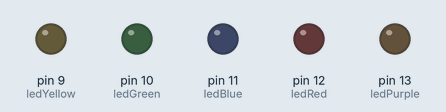
The sketch below on a simulated Arduino Uno, built with avr-gcc and run on an emulated ATmega328P. On the bench: output pins drawn as LEDs (lit = HIGH).

Above: at 0.2 s.
At 2.2 s:
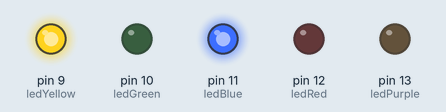
At 4.2 s:
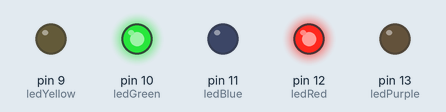
At 8.2 s:
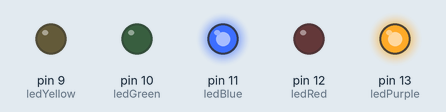
At 12.2 s:
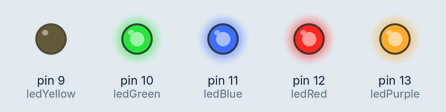
At 16.2 s:
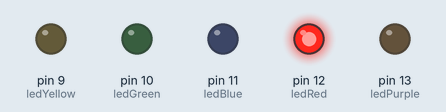
Timing chart, 0 to 16.6 s (numbered marks = the images above):
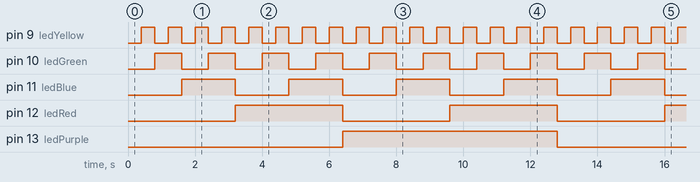

Measured:
- by itself, pin 9 (ledYellow): alternates HIGH for 0.40 s and LOW for 0.40 s
- by itself, pin 10 (ledGreen): alternates HIGH for 0.80 s and LOW for 0.80 s
- by itself, pin 11 (ledBlue): alternates HIGH for 1.6 s and LOW for 1.6 s
- by itself, pin 12 (ledRed): alternates HIGH for 3.2 s and LOW for 3.2 s
- by itself, pin 13 (ledPurple): alternates HIGH for 6.4 s and LOW for 6.4 s

The sketch:

assignment_3.ino
```cpp
int ledPurple = 13;
int ledRed = 12;  //setting pins
int ledBlue = 11;
int ledGreen = 10;
int ledYellow = 9;

int s_delay = 400; //setting delay

void setup() {

pinMode(ledPurple, OUTPUT);
pinMode(ledRed, OUTPUT);
pinMode(ledBlue, OUTPUT);
pinMode(ledGreen, OUTPUT);
pinMode(ledYellow, OUTPUT);

}

void loop() {
//0
  digitalWrite(ledPurple, LOW);
  digitalWrite(ledRed, LOW);
  digitalWrite(ledBlue, LOW);
  digitalWrite(ledGreen, LOW);
  digitalWrite(ledYellow, LOW);

  delay(s_delay);

//1
  digitalWrite(ledPurple, LOW);
  digitalWrite(ledRed, LOW);
  digitalWrite(ledBlue, LOW);
  digitalWrite(ledGreen, LOW);
  digitalWrite(ledYellow, HIGH);

  delay(s_delay);

 //2
  digitalWrite(ledPurple, LOW);
  digitalWrite(ledRed, LOW);
  digitalWrite(ledBlue, LOW);
  digitalWrite(ledGreen, HIGH);
  digitalWrite(ledYellow, LOW);

  delay(s_delay);

  //3
  digitalWrite(ledPurple, LOW);
  digitalWrite(ledRed, LOW);
  digitalWrite(ledBlue, LOW);
  digitalWrite(ledGreen, HIGH);
  digitalWrite(ledYellow, HIGH);

  delay(s_delay);

  //4
  digitalWrite(ledPurple, LOW);
  digitalWrite(ledRed, LOW);
  digitalWrite(ledBlue, HIGH);
  digitalWrite(ledGreen, LOW);
  digitalWrite(ledYellow, LOW);

  delay(s_delay);

  //5
  digitalWrite(ledPurple, LOW);
  digitalWrite(ledRed, LOW);
  digitalWrite(ledBlue, HIGH);
  digitalWrite(ledGreen, LOW);
  digitalWrite(ledYellow, HIGH);

  delay(s_delay);

  //6
  digitalWrite(ledPurple, LOW);
  digitalWrite(ledRed, LOW);
  digitalWrite(ledBlue, HIGH);
  digitalWrite(ledGreen, HIGH);
  digitalWrite(ledYellow, LOW);

  delay(s_delay);

  //7
  digitalWrite(ledPurple, LOW);
  digitalWrite(ledRed, LOW);
  digitalWrite(ledBlue, HIGH);
  digitalWrite(ledGreen, HIGH);
  digitalWrite(ledYellow, HIGH);

  delay(s_delay);

  //8
  digitalWrite(ledPurple, LOW);
  digitalWrite(ledRed, HIGH);
  digitalWrite(ledBlue, LOW);
  digitalWrite(ledGreen, LOW);
  digitalWrite(ledYellow, LOW);

  delay(s_delay);

  //9
  digitalWrite(ledPurple, LOW);
  digitalWrite(ledRed, HIGH);
  digitalWrite(ledBlue, LOW);
  digitalWrite(ledGreen, LOW);
  digitalWrite(ledYellow, HIGH);

  delay(s_delay);

  //10
  digitalWrite(ledPurple, LOW);
  digitalWrite(ledRed, HIGH);
  digitalWrite(ledBlue, LOW);
  digitalWrite(ledGreen, HIGH);
  digitalWrite(ledYellow, LOW);

  delay(s_delay);

  //11
  digitalWrite(ledPurple, LOW);
  digitalWrite(ledRed, HIGH);
  digitalWrite(ledBlue, LOW);
  digitalWrite(ledGreen, HIGH);
  digitalWrite(ledYellow, HIGH);

  delay(s_delay);

  //12
  digitalWrite(ledPurple, LOW);
  digitalWrite(ledRed, HIGH);
  digitalWrite(ledBlue, HIGH);
  digitalWrite(ledGreen, LOW);
  digitalWrite(ledYellow, LOW);

  delay(s_delay);

  //13
  digitalWrite(ledPurple, LOW);
  digitalWrite(ledRed, HIGH);
  digitalWrite(ledBlue, HIGH);
  digitalWrite(ledGreen, LOW);
  digitalWrite(ledYellow, HIGH);

  delay(s_delay);

  //14
  digitalWrite(ledPurple, LOW);
  digitalWrite(ledRed, HIGH);
  digitalWrite(ledBlue, HIGH);
  digitalWrite(ledGreen, HIGH);
  digitalWrite(ledYellow, LOW);

  delay(s_delay);

  //15
  digitalWrite(ledPurple, LOW);
  digitalWrite(ledRed, HIGH);
  digitalWrite(ledBlue, HIGH);
  digitalWrite(ledGreen, HIGH);
  digitalWrite(ledYellow, HIGH);

  delay(s_delay);

    //16
  digitalWrite(ledPurple, HIGH);
  digitalWrite(ledRed, LOW);
  digitalWrite(ledBlue, LOW);
  digitalWrite(ledGreen, LOW);
  digitalWrite(ledYellow, LOW);

  delay(s_delay);

      //17
  digitalWrite(ledPurple, HIGH);
  digitalWrite(ledRed, LOW);
  digitalWrite(ledBlue, LOW);
  digitalWrite(ledGreen, LOW);
  digitalWrite(ledYellow, HIGH);

  delay(s_delay);

      //18
  digitalWrite(ledPurple, HIGH);
  digitalWrite(ledRed, LOW);
  digitalWrite(ledBlue, LOW);
  digitalWrite(ledGreen, HIGH);
  digitalWrite(ledYellow, LOW);

  delay(s_delay);

      //19
  digitalWrite(ledPurple, HIGH);
  digitalWrite(ledRed, LOW);
  digitalWrite(ledBlue, LOW);
  digitalWrite(ledGreen, HIGH);
  digitalWrite(ledYellow, HIGH);

  delay(s_delay);

      //20
  digitalWrite(ledPurple, HIGH);
  digitalWrite(ledRed, LOW);
  digitalWrite(ledBlue, HIGH);
  digitalWrite(ledGreen, LOW);
  digitalWrite(ledYellow, LOW);

  delay(s_delay);

      //21
  digitalWrite(ledPurple, HIGH);
  digitalWrite(ledRed, LOW);
  digitalWrite(ledBlue, HIGH);
  digitalWrite(ledGreen, LOW);
  digitalWrite(ledYellow, HIGH);

  delay(s_delay);

      //22
  digitalWrite(ledPurple, HIGH);
  digitalWrite(ledRed, LOW);
  digitalWrite(ledBlue, HIGH);
  digitalWrite(ledGreen, HIGH);
  digitalWrite(ledYellow, LOW);

  delay(s_delay);

      //23
  digitalWrite(ledPurple, HIGH);
  digitalWrite(ledRed, LOW);
  digitalWrite(ledBlue, HIGH);
  digitalWrite(ledGreen, HIGH);
  digitalWrite(ledYellow, HIGH);

  delay(s_delay);

      //24
  digitalWrite(ledPurple, HIGH);
  digitalWrite(ledRed, HIGH);
  digitalWrite(ledBlue, LOW);
  digitalWrite(ledGreen, LOW);
  digitalWrite(ledYellow, LOW);

  delay(s_delay);

      //25
  digitalWrite(ledPurple, HIGH);
  digitalWrite(ledRed, HIGH);
  digitalWrite(ledBlue, LOW);
  digitalWrite(ledGreen, LOW);
  digitalWrite(ledYellow, HIGH);

  delay(s_delay);

      //26
  digitalWrite(ledPurple, HIGH);
  digitalWrite(ledRed, HIGH);
  digitalWrite(ledBlue, LOW);
  digitalWrite(ledGreen, HIGH);
  digitalWrite(ledYellow, LOW);

  delay(s_delay);

      //27
  digitalWrite(ledPurple, HIGH);
  digitalWrite(ledRed, HIGH);
  digitalWrite(ledBlue, LOW);
  digitalWrite(ledGreen, HIGH);
  digitalWrite(ledYellow, HIGH);

  delay(s_delay);

      //28
  digitalWrite(ledPurple, HIGH);
  digitalWrite(ledRed, HIGH);
  digitalWrite(ledBlue, HIGH);
  digitalWrite(ledGreen, LOW);
  digitalWrite(ledYellow, LOW);

  delay(s_delay);

      //29
  digitalWrite(ledPurple, HIGH);
  digitalWrite(ledRed, HIGH);
  digitalWrite(ledBlue, HIGH);
  digitalWrite(ledGreen, LOW);
  digitalWrite(ledYellow, HIGH);

  delay(s_delay);

      //30
  digitalWrite(ledPurple, HIGH);
  digitalWrite(ledRed, HIGH);
  digitalWrite(ledBlue, HIGH);
  digitalWrite(ledGreen, HIGH);
  digitalWrite(ledYellow, LOW);

  delay(s_delay);

      //31
  digitalWrite(ledPurple, HIGH);
  digitalWrite(ledRed, HIGH);
  digitalWrite(ledBlue, HIGH);
  digitalWrite(ledGreen, HIGH);
  digitalWrite(ledYellow, HIGH);

  delay(s_delay);

}
```
